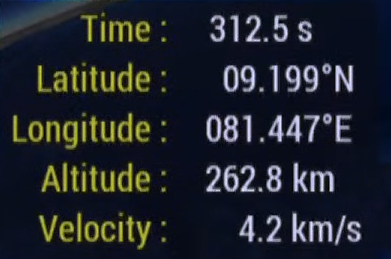
#> input picture telemetry_2.png, 391 x 259 px
$ python parse_video.py
#> lines starting #> are read from the running program, lines starting #| are printed output that depends on the picture; after the words box and inside, x2 and y2 are one past the last pixel; in counts of white or black regions, pixels touching at a corner belong together
import cv2
import pytesseract
import pandas as pd
import re

# If on Windows, set tesseract path like:
# pytesseract.pytesseract.tesseract_cmd = r"C:\Program Files\Tesseract-OCR\tesseract.exe"

image_path = "telemetry_2.png"  # your image file
img = cv2.imread(image_path)
#> img is the input picture: shape (259, 391, 3); mean B, G, R 42.8, 35.5, 31.2

# Convert to grayscale and improve contrast
gray = cv2.cvtColor(img, cv2.COLOR_BGR2GRAY)
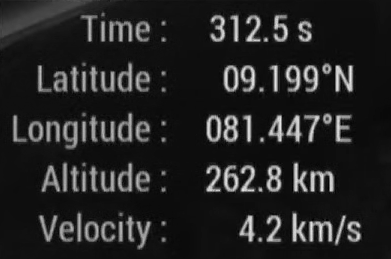
#> gray: shape (259, 391); min 0, max 237, mean 35
gray = cv2.threshold(gray, 150, 255, cv2.THRESH_BINARY)[1]
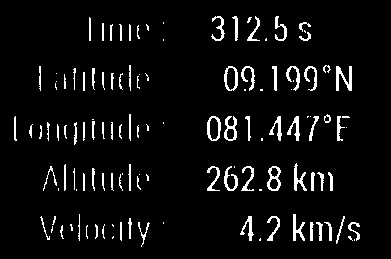
#> gray: shape (259, 391); 5.5% white in thin lines or dots, all inside (x1, y1, x2, y2) = (14, 16, 360, 247)

# OCR
#> (the run stopped early here; a loop or call above may not have finished)
